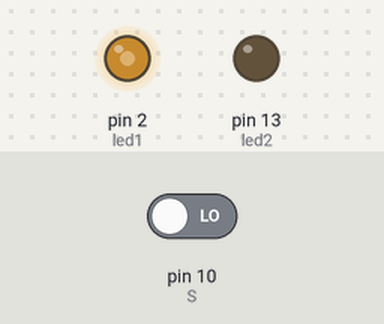
Recording of a sketch running on a simulated Arduino Uno, built with avr-gcc and run on an emulated ATmega328P. Parts: output pins drawn as LEDs (lit = HIGH). The inputs (shaded band) are chosen by the test bench; at power-on: pin 10 (S) LOW.

Above: at 1.2 s.
1.3 s: pin 10 (S) driven HIGH
At 1.52 s:
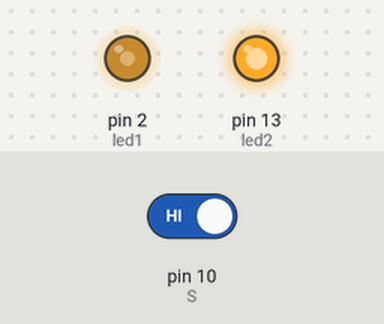
4.3 s: pin 10 (S) driven LOW
At 4.42 s:
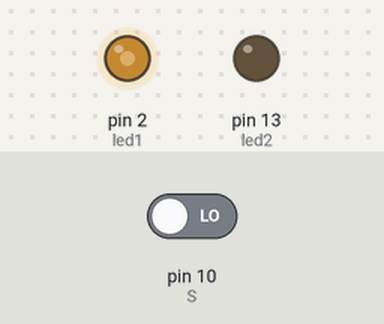
Timing chart, 0 to 13.3 s (numbered marks = the images above; inputs shaded):
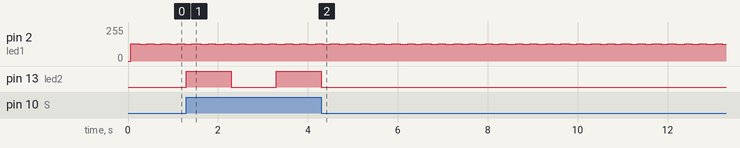

Measured:
- after the input at 1.3 s, pin 13 (led2): LOW → HIGH at once, → LOW 1.0 s later, → HIGH 1.0 s later
- after the input at 4.3 s, pin 13 (led2): goes on until 4.3 s, then stays LOW

The sketch:

sketch_sep05d.pde
```cpp
/*Furuta Pendulum PID controller */
#include <avr/interrupt.h>
#include <avr/io.h>


const int S=10;/*switch*/
const int led1=2;
const int led2=13;
int t=0;

ISR(TIMER2_OVF_vect)
  {
    if(t%2==0){
    digitalWrite(led1,HIGH);
    }
    else{
    digitalWrite(led1,LOW);
    }
    t++;
  }

void setup()
{ //TCCR4B=B00000001 ;
  //TCCR4A=B00100001;
  TCCR2B=0x06;
  TCCR2A=0x00;
  ASSR=0x00;
  TIMSK2=0x01;
  TCNT2=0X00;
  TIFR2=0x01;
  SREG=0x80;
  sei();
  pinMode(led1,OUTPUT);
  pinMode(led2,OUTPUT);
}

void loop()
{
  if(digitalRead(S)==HIGH){
  digitalWrite(led2,HIGH);
  delay(1000);
  digitalWrite(led2,LOW);
  delay(1000);
}
}
```
